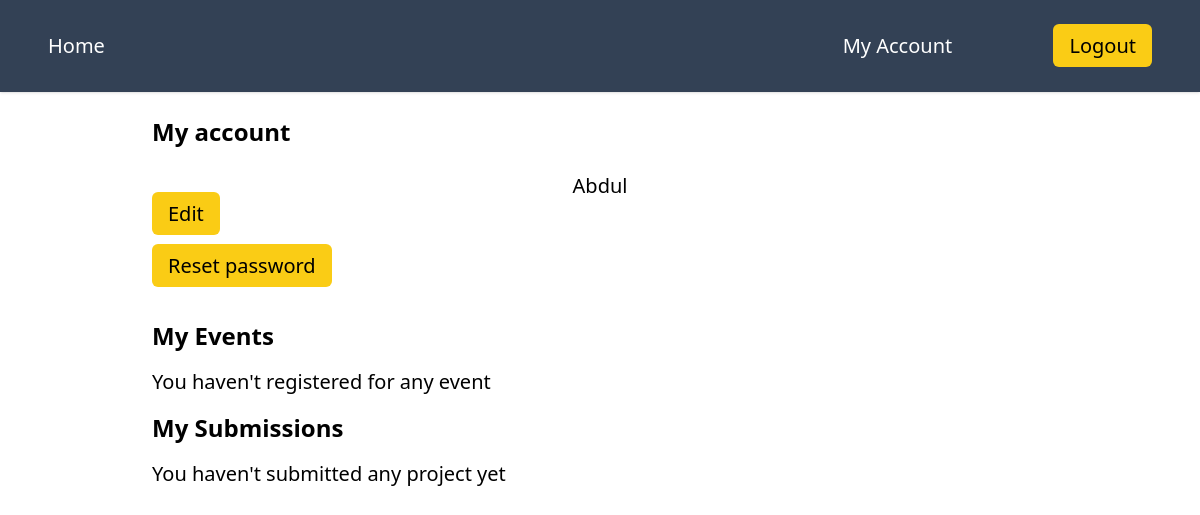
/account/ (signed in), run on an earlier commit of the app's database.
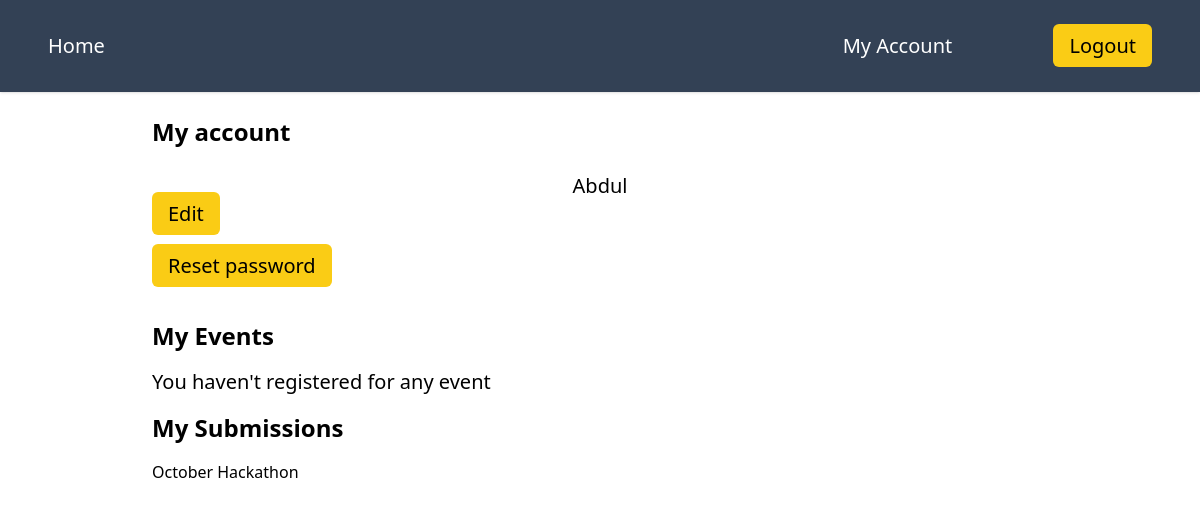
And on a later commit of the database.
### event/models.py (models this page shows, shortened)
class Submission(models.Model):
    id = models.UUIDField(default=uuid.uuid4, unique=True, primary_key=True, editable=False)
    participant = models.ForeignKey(User, on_delete=models.SET_NULL, null=True, related_name='submissions')
    event = models.ForeignKey(Event, on_delete=models.SET_NULL, null=True)
    details = models.TextField(null=True, blank=True)

class Event(models.Model):
    id = models.UUIDField(default=uuid.uuid4, unique=True, primary_key=True, editable=False)
    name = models.CharField(max_length=200)
    description = models.TextField(null=True, blank=True)
    participants = models.ManyToManyField(User, blank=True, related_name='events')
    start_date = models.DateTimeField(null=True)
    end_date = models.DateTimeField(null=True)
    registration_deadline = models.DateTimeField(null=True)
    updated = models.DateTimeField(auto_now=True)
    created = models.DateTimeField(auto_now_add=True)

### event/views.py (the view)
# urls.py: path('account/', views.account_page, name='my_account'),
@login_required(login_url='login')
def account_page(request):
    user = request.user
    return render(request, 'event/my_account.html', {'user':user})

### event/templates/event/my_account.html
{% extends 'event/main.html' %} {% block content %}
<div>
  <h1 class="text-2xl font-extrabold my-6">My account</h1>
  <p class="text-center text-xl">{{user.name}}</p>
  <a
      class="py-2 px-4 text-xl bg-yellow-400 text-black rounded-md"
      href="#"
      >Edit</a
    ><br/>
    <br/>
    <a
      class="py-2 px-4 text-xl bg-yellow-400 text-black rounded-md"
      href="{% url 'logout' %}"
      >Reset password</a
    >
</div>
<br/>
<div>
  <p class="my-4 font-extrabold text-2xl">My Events</p>
  {%for event in user.events.all%}
  <a href="{% url 'event' event.id %}">{{event.name}}</a>
  {%empty%}
  <p class="text-xl">You haven't registered for any event</p>
  {%endfor%}
</div>
<div>
  <p class="my-4 font-extrabold text-2xl">My Submissions</p>
  {%for sub in user.submissions.all%}
  <a href="{% url 'update-submission' sub.id %}">{{sub.event.name}}</a>
  {%empty%}
  <p class="text-xl">You haven't submitted any project yet</p>
  {%endfor%}
</div>
{% endblock %}

What changed in the data, as far as the page shows it:
added Submission: event.name "October Hackathon"
Also different on the page:
text no longer shown: "You haven't submitted any project yet"
